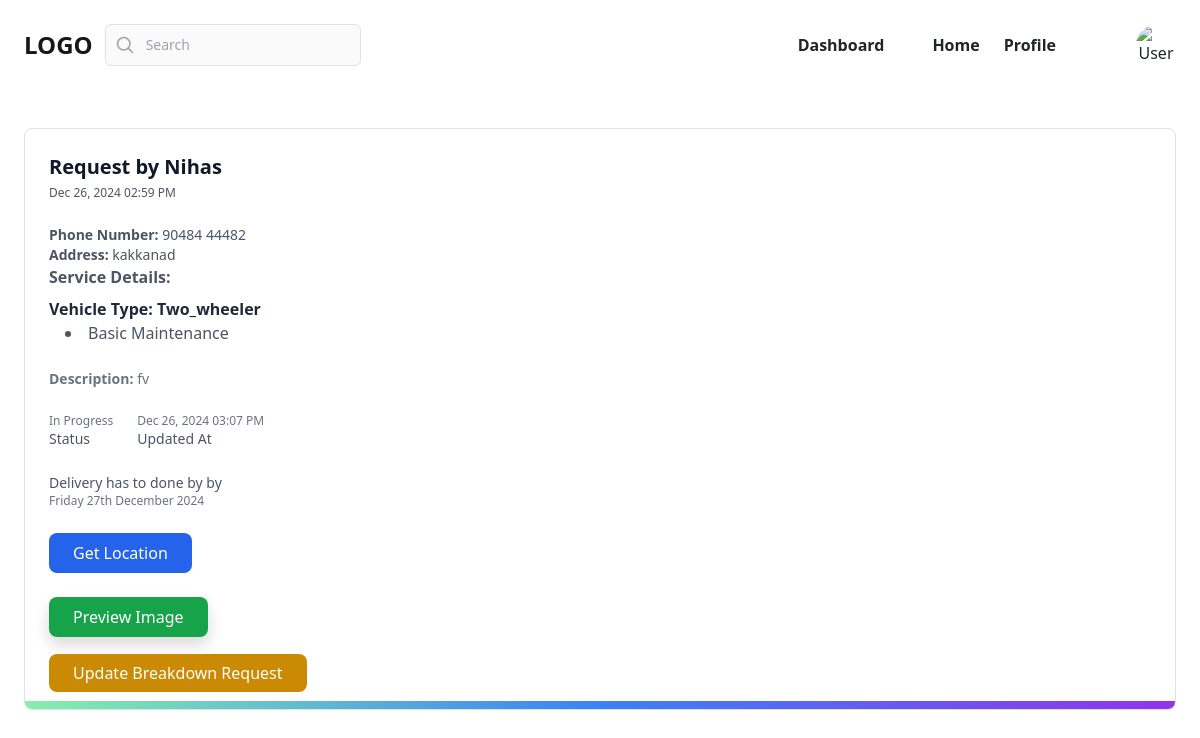
/breakdown/details/142/provider/ (signed in), run on the app's committed database.
### myapp/models.py (models this page shows, shortened)
class BaseModel(models.Model):
    created_date=models.DateTimeField(auto_now_add=True)
    updated_date=models.DateTimeField(auto_now=True)
    is_active=models.BooleanField(default=True)

class BreakdownRequest(BaseModel):
    customer = models.ForeignKey(User, on_delete=models.CASCADE, related_name='breakdown_requests')
    service_provider = models.ForeignKey(User, on_delete=models.CASCADE, related_name='assigned_requests')
    service_types = models.ManyToManyField(ServiceType, related_name='breakdown_requests')
    description = models.TextField(null=True,blank=True)
    image = models.ImageField(upload_to='images/', blank=True, null=True)
    status_choices = [
        ('pending', 'Pending'),
        ('accepted', 'Accepted'),
        ('pick_up', 'Pick up Completed'),
        ('in_progress', 'In Progress'),
        ('completed', 'Completed'),
        ('delivered', 'Delivered'),
        ('cancelled', 'Cancelled'),
        ]
    status = models.CharField(max_length=20, choices=status_choices, default='pending')
    latitude = models.FloatField(blank=True,null=True)
    longitude = models.FloatField(blank=True,null=True)
    estimated_date = models.DateField(null=True, blank=True)
    completed_at = models.DateTimeField(blank=True, null=True)

class User(AbstractUser):
    role_choices = [
        ('customer', 'Customer'),
        ('provider', 'Service Provider'),
    ]
    role = models.CharField(max_length=20, choices=role_choices,default="customer")
    phone_number = models.CharField(max_length=15, blank=True, null=True)
    is_verified=models.BooleanField(default=False)
    otp=models.CharField(max_length=6,null=True,blank=True)

class BaseModel(models.Model):
    created_date=models.DateTimeField(auto_now_add=True)
    updated_date=models.DateTimeField(auto_now=True)
    is_active=models.BooleanField(default=True)

class CustomerProfile(BaseModel):
    user = models.OneToOneField(User, on_delete=models.CASCADE, related_name='customer_profile')
    address = models.CharField(max_length=200, blank=True ,null=True)

class ServiceType(models.Model):
    vehicle_type_choices = [
        ('two_wheeler', 'Two wheeler'),
        ('four_wheeler', 'Four Wheeler'),
        ('others', 'Others'),
        ]
    vehicle_type = models.CharField(max_length=20, choices=vehicle_type_choices, default='two_wheeler')
    name = models.CharField(max_length=100)
    description = models.TextField(blank=True, null=True)

### myapp/views.py (the view)
# urls.py: path('breakdown/details/<int:pk>/provider/',views.ProviderBreakdownRequestDetailView.as_view(), name='breakdownrequestprovider-detail'),
@method_decorator(decs,name="dispatch")
class ProviderBreakdownRequestDetailView(View):
    template_name = "breakdownrequest_provider_detail.html"
    def get(self, request, *args, **kwargs):
        id = kwargs.get("pk")
        request_instance = BreakdownRequest.objects.get(id=id)
        payment = Payment.objects.filter(breakdown_request=request_instance).first()
        grouped_services = {
            'two_wheeler': request_instance.service_types.filter(vehicle_type='two_wheeler'),
            'four_wheeler': request_instance.service_types.filter(vehicle_type='four_wheeler'),
            'others': request_instance.service_types.filter(vehicle_type='others'),
        }
        context = {
            "request": request_instance,
            "grouped_services": grouped_services,
            "payment": payment,
        }
        return render(request, self.template_name, context)

### myapp/templates/breakdownrequest_provider_detail.html (shortened to what this page needs)
{% extends "provider_base.html" %}
{% block main_block %}
<div class="my-12 w-screen max-w-7xl mx-auto px-4 sm:px-6 h-screen ">
    <div class="relative block overflow-hidden rounded-lg border border-gray-100 p-4 sm:p-6 lg:p-8 mb-6">
        <span class="absolute inset-x-0 bottom-0 h-2 bg-gradient-to-r from-green-300 via-blue-500 to-purple-600"></span>
        <div class="sm:flex sm:justify-between sm:gap-4">
            <div>
                <h3 class="text-lg font-bold text-gray-900 sm:text-xl">
                    Request by {{ request.customer.username }}
                </h3>
                <p class="mt-1 text-xs font-medium text-gray-600">{{ request.created_date|date:"M d, Y h:i A" }}</p>
            </div>
        </div>
        <div class="mt-4">
            <p class="text-sm text-gray-600">
                <strong>Phone Number:</strong> {{ request.customer.phone_number }}
            </p>
            <p class="text-sm text-gray-600">
                <strong>Address:</strong> {{ request.customer.customer_profile.address }}
            </p>
        </div>
        <div class="mb-4">
            <p class="text-gray-600"><strong>Service Details:</strong></p>
            {% for vehicle_type, services in grouped_services.items %}
                {% if services.exists %}
                <p class="text-gray-800 font-bold mt-2">
                    Vehicle Type: {{ vehicle_type|capfirst }}
                </p>
                <ul class="list-disc list-inside text-gray-600 ml-4">
                    {% for service in services %}
                    <li>{{ service.name }}</li>
                    {% endfor %}
                </ul>
                {% endif %}
            {% endfor %}
            </div>
            <div class="mt-4">
                <p class="text-sm text-gray-500">
                    <strong>Description:</strong> {{ request.description }}
                </p>
            </div>
            <dl class="mt-6 flex gap-4 sm:gap-6">
                <div class="flex flex-col-reverse">
                    <dt class="text-sm font-medium text-gray-600">Status</dt>
                    <dd class="text-xs text-gray-500">{{ request.get_status_display }}</dd>
                </div>
                <div class="flex flex-col-reverse">
                    <dt class="text-sm font-medium text-gray-600">Updated At</dt>
                    <dd class="text-xs text-gray-500">{{ request.updated_date|date:"M d, Y h:i A" }}</dd>
                </div>
            </dl>
            <dl class="mt-6 flex gap-4 sm:gap-6">
                {% if request.status == "pick_up" or request.status == "in_progress" or request.status == "completed" %}
                <div class="flex flex-col">
                    <dt class="text-sm font-medium text-gray-600">Delivery has to done by by</dt>
                    <dd class="text-xs text-gray-500">{{ request.estimated_date|date:"l jS F Y" }}</dd>
                </div>
                {% endif %}
            </dl>
            {%if request.latitude and request.longitude %}
            <div class="mt-6">
                <button class="px-4 py-2 bg-blue-600 text-white rounded-lg hover:bg-blue-700"
                        onclick="redirectToMap({{ request.latitude }}, {{ request.longitude }})">
                    Get Location
                </button>
            </div>
            {%endif%}
            <div class="mt-6">
                {% if request.image %}
                <button class="px-4 py-2 bg-green-600 text-white rounded-lg shadow hover:bg-green-700"
                        onclick="toggleImage('{{ request.id }}')">
                  Preview Image
                </button>
                {% else %}
                <p class="text-gray-500">No Image Provided</p>
                {% endif %}
              </div>
            <div class="mt-6">
                <a href="{% url 'breakdownrequest-edit' request.id %}" class="px-4 py-2 bg-yellow-600 text-white rounded-lg hover:bg-yellow-700">
                    Update Breakdown Request
                </a>
            </div>
{% endblock %}

### data on the page
BreakdownRequest: customer.username "Nihas", customer.phone_number "90484 44482", customer.customer_profile.address "kakkanad", description "fv", status "In Progress", estimated_date "Friday 27th December 2024"
BaseModel: created_date "Dec 26, 2024 02:59 PM", updated_date "Dec 26, 2024 03:07 PM"
ServiceType: name "Basic Maintenance"

### other printed values
{{ vehicle_type|capfirst }} "Two_wheeler"
